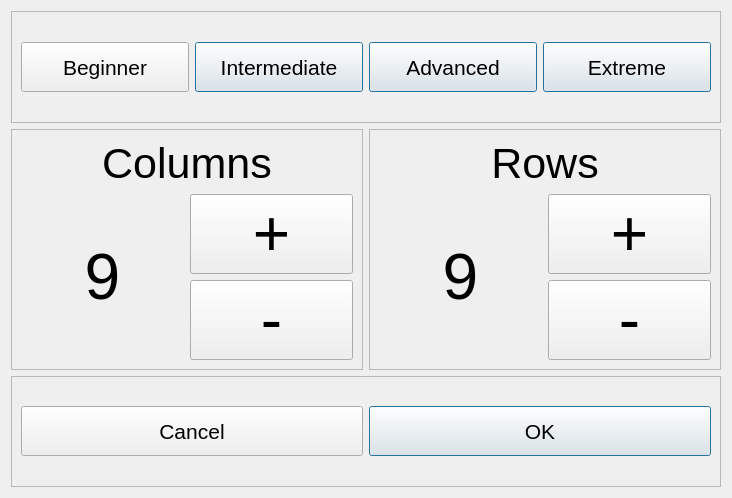
<?xml version="1.0" encoding="UTF-8"?>
<ui version="4.0">
 <class>BoardResizeWidget</class>
 <widget class="QWidget" name="BoardResizeWidget">
  <property name="geometry">
   <rect>
    <x>0</x>
    <y>0</y>
    <width>732</width>
    <height>498</height>
   </rect>
  </property>
  <property name="windowTitle">
   <string>Form</string>
  </property>
  <layout class="QGridLayout" name="gridLayout">
   <item row="0" column="0" colspan="2">
    <widget class="QFrame" name="okayPresetSizesFrame">
     <property name="frameShape">
      <enum>QFrame::StyledPanel</enum>
     </property>
     <property name="frameShadow">
      <enum>QFrame::Raised</enum>
     </property>
     <layout class="QHBoxLayout" name="okayCancelButtonFrameGridLayout_2">
      <item>
       <widget class="QPushButton" name="btnBeginner">
        <property name="minimumSize">
         <size>
          <width>100</width>
          <height>50</height>
         </size>
        </property>
        <property name="font">
         <font>
          <pointsize>16</pointsize>
         </font>
        </property>
        <property name="toolTip">
         <string>&lt;html&gt;&lt;head/&gt;&lt;body&gt;&lt;p&gt;Change the below board size to 9x9&lt;/p&gt;&lt;/body&gt;&lt;/html&gt;</string>
        </property>
        <property name="text">
         <string>Beginner</string>
        </property>
       </widget>
      </item>
      <item>
       <widget class="QPushButton" name="btnIntermediate">
        <property name="minimumSize">
         <size>
          <width>100</width>
          <height>50</height>
         </size>
        </property>
        <property name="font">
         <font>
          <pointsize>16</pointsize>
         </font>
        </property>
        <property name="toolTip">
         <string>&lt;html&gt;&lt;head/&gt;&lt;body&gt;&lt;p&gt;Change the below board size to 18x9&lt;/p&gt;&lt;/body&gt;&lt;/html&gt;</string>
        </property>
        <property name="text">
         <string>Intermediate</string>
        </property>
        <property name="default">
         <bool>true</bool>
        </property>
       </widget>
      </item>
      <item>
       <widget class="QPushButton" name="btnAdvanced">
        <property name="minimumSize">
         <size>
          <width>100</width>
          <height>50</height>
         </size>
        </property>
        <property name="font">
         <font>
          <pointsize>16</pointsize>
         </font>
        </property>
        <property name="toolTip">
         <string>&lt;html&gt;&lt;head/&gt;&lt;body&gt;&lt;p&gt;Change the below board size to 18x18&lt;/p&gt;&lt;/body&gt;&lt;/html&gt;</string>
        </property>
        <property name="text">
         <string>Advanced</string>
        </property>
        <property name="default">
         <bool>true</bool>
        </property>
       </widget>
      </item>
      <item>
       <widget class="QPushButton" name="btnExtreme">
        <property name="minimumSize">
         <size>
          <width>100</width>
          <height>50</height>
         </size>
        </property>
        <property name="font">
         <font>
          <pointsize>16</pointsize>
         </font>
        </property>
        <property name="toolTip">
         <string>&lt;html&gt;&lt;head/&gt;&lt;body&gt;&lt;p&gt;Change the below board size to 24x24&lt;/p&gt;&lt;/body&gt;&lt;/html&gt;</string>
        </property>
        <property name="text">
         <string>Extreme</string>
        </property>
        <property name="default">
         <bool>true</bool>
        </property>
       </widget>
      </item>
     </layout>
    </widget>
   </item>
   <item row="1" column="0">
    <widget class="QFrame" name="lblColumnsFrame">
     <property name="frameShape">
      <enum>QFrame::StyledPanel</enum>
     </property>
     <property name="frameShadow">
      <enum>QFrame::Raised</enum>
     </property>
     <layout class="QGridLayout" name="lblColumnsFrameGridLayout">
      <item row="2" column="1">
       <widget class="QPushButton" name="btnDecrementColumns">
        <property name="sizePolicy">
         <sizepolicy hsizetype="Minimum" vsizetype="Minimum">
          <horstretch>0</horstretch>
          <verstretch>0</verstretch>
         </sizepolicy>
        </property>
        <property name="font">
         <font>
          <pointsize>48</pointsize>
         </font>
        </property>
        <property name="toolTip">
         <string>&lt;html&gt;&lt;head/&gt;&lt;body&gt;&lt;p&gt;&lt;span style=&quot; font-size:16pt;&quot;&gt;Decrease the number of columns by 1&lt;/span&gt;&lt;/p&gt;&lt;/body&gt;&lt;/html&gt;</string>
        </property>
        <property name="text">
         <string>-</string>
        </property>
       </widget>
      </item>
      <item row="1" column="0" rowspan="2">
       <widget class="QLabel" name="lblColumns">
        <property name="font">
         <font>
          <pointsize>48</pointsize>
         </font>
        </property>
        <property name="text">
         <string>9</string>
        </property>
        <property name="alignment">
         <set>Qt::AlignCenter</set>
        </property>
       </widget>
      </item>
      <item row="1" column="1">
       <widget class="QPushButton" name="btnIncrementColumns">
        <property name="sizePolicy">
         <sizepolicy hsizetype="Minimum" vsizetype="Minimum">
          <horstretch>0</horstretch>
          <verstretch>0</verstretch>
         </sizepolicy>
        </property>
        <property name="font">
         <font>
          <pointsize>48</pointsize>
         </font>
        </property>
        <property name="toolTip">
         <string>&lt;html&gt;&lt;head/&gt;&lt;body&gt;&lt;p&gt;&lt;span style=&quot; font-size:16pt;&quot;&gt;Increase the number of columns by 1&lt;/span&gt;&lt;/p&gt;&lt;/body&gt;&lt;/html&gt;</string>
        </property>
        <property name="text">
         <string>+</string>
        </property>
       </widget>
      </item>
      <item row="0" column="0" colspan="2">
       <widget class="QLabel" name="lblColumnTitle">
        <property name="font">
         <font>
          <pointsize>32</pointsize>
         </font>
        </property>
        <property name="text">
         <string>Columns</string>
        </property>
        <property name="alignment">
         <set>Qt::AlignCenter</set>
        </property>
       </widget>
      </item>
     </layout>
    </widget>
   </item>
   <item row="1" column="1">
    <widget class="QFrame" name="lblRowsFrame">
     <property name="frameShape">
      <enum>QFrame::StyledPanel</enum>
     </property>
     <property name="frameShadow">
      <enum>QFrame::Raised</enum>
     </property>
     <layout class="QGridLayout" name="lblRowsFrameGridLayout">
      <item row="1" column="0" rowspan="2">
       <widget class="QLabel" name="lblRows">
        <property name="font">
         <font>
          <pointsize>48</pointsize>
         </font>
        </property>
        <property name="text">
         <string>9</string>
        </property>
        <property name="alignment">
         <set>Qt::AlignCenter</set>
        </property>
       </widget>
      </item>
      <item row="2" column="1">
       <widget class="QPushButton" name="btnDecrementRows">
        <property name="sizePolicy">
         <sizepolicy hsizetype="Minimum" vsizetype="Minimum">
          <horstretch>0</horstretch>
          <verstretch>0</verstretch>
         </sizepolicy>
        </property>
        <property name="font">
         <font>
          <pointsize>48</pointsize>
         </font>
        </property>
        <property name="toolTip">
         <string>&lt;html&gt;&lt;head/&gt;&lt;body&gt;&lt;p&gt;&lt;span style=&quot; font-size:16pt;&quot;&gt;Decrease the number of rows by 1&lt;/span&gt;&lt;/p&gt;&lt;/body&gt;&lt;/html&gt;</string>
        </property>
        <property name="text">
         <string>-</string>
        </property>
       </widget>
      </item>
      <item row="1" column="1">
       <widget class="QPushButton" name="btnIncrementRows">
        <property name="sizePolicy">
         <sizepolicy hsizetype="Minimum" vsizetype="Minimum">
          <horstretch>0</horstretch>
          <verstretch>0</verstretch>
         </sizepolicy>
        </property>
        <property name="font">
         <font>
          <pointsize>48</pointsize>
         </font>
        </property>
        <property name="toolTip">
         <string>&lt;html&gt;&lt;head/&gt;&lt;body&gt;&lt;p&gt;&lt;span style=&quot; font-size:16pt;&quot;&gt;Increase the number of rows by 1&lt;/span&gt;&lt;/p&gt;&lt;/body&gt;&lt;/html&gt;</string>
        </property>
        <property name="text">
         <string>+</string>
        </property>
       </widget>
      </item>
      <item row="0" column="0" colspan="2">
       <widget class="QLabel" name="lblRowsTitle">
        <property name="font">
         <font>
          <pointsize>32</pointsize>
         </font>
        </property>
        <property name="text">
         <string>Rows</string>
        </property>
        <property name="alignment">
         <set>Qt::AlignCenter</set>
        </property>
       </widget>
      </item>
     </layout>
    </widget>
   </item>
   <item row="2" column="0" colspan="2">
    <widget class="QFrame" name="okayCancelButtonFrame">
     <property name="font">
      <font>
       <pointsize>16</pointsize>
      </font>
     </property>
     <property name="frameShape">
      <enum>QFrame::StyledPanel</enum>
     </property>
     <property name="frameShadow">
      <enum>QFrame::Raised</enum>
     </property>
     <layout class="QHBoxLayout" name="okayCancelButtonFrameGridLayout">
      <item>
       <widget class="QPushButton" name="btnCancel">
        <property name="minimumSize">
         <size>
          <width>100</width>
          <height>50</height>
         </size>
        </property>
        <property name="font">
         <font>
          <pointsize>16</pointsize>
         </font>
        </property>
        <property name="toolTip">
         <string>&lt;html&gt;&lt;head/&gt;&lt;body&gt;&lt;p&gt;&lt;span style=&quot; font-size:16pt;&quot;&gt;Exit this dialog without changing the board size&lt;/span&gt;&lt;/p&gt;&lt;/body&gt;&lt;/html&gt;</string>
        </property>
        <property name="text">
         <string>Cancel</string>
        </property>
       </widget>
      </item>
      <item>
       <widget class="QPushButton" name="btnOkay">
        <property name="minimumSize">
         <size>
          <width>100</width>
          <height>50</height>
         </size>
        </property>
        <property name="font">
         <font>
          <pointsize>16</pointsize>
         </font>
        </property>
        <property name="toolTip">
         <string>&lt;html&gt;&lt;head/&gt;&lt;body&gt;&lt;p&gt;&lt;span style=&quot; font-size:16pt;&quot;&gt;Accept the above columns and rows to start a new game&lt;/span&gt;&lt;/p&gt;&lt;/body&gt;&lt;/html&gt;</string>
        </property>
        <property name="text">
         <string>OK</string>
        </property>
        <property name="default">
         <bool>true</bool>
        </property>
       </widget>
      </item>
     </layout>
    </widget>
   </item>
  </layout>
 </widget>
 <resources/>
 <connections/>
</ui>
